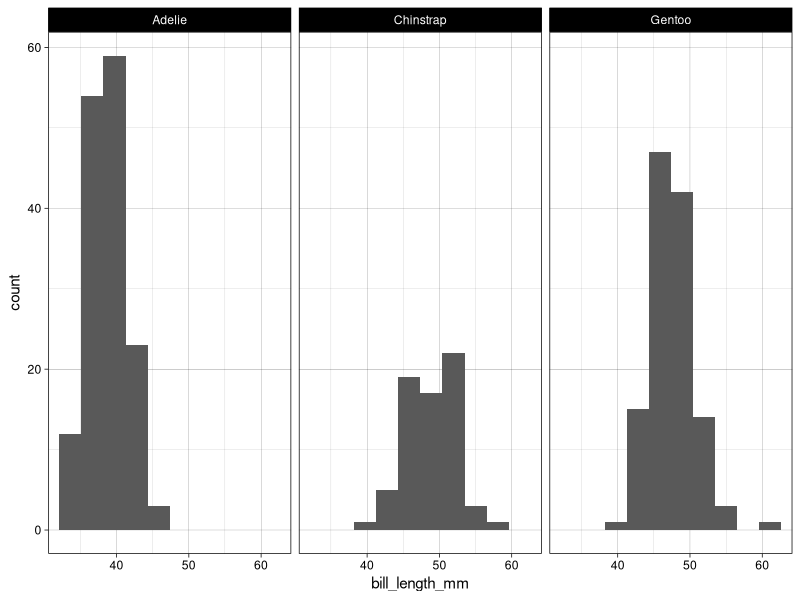
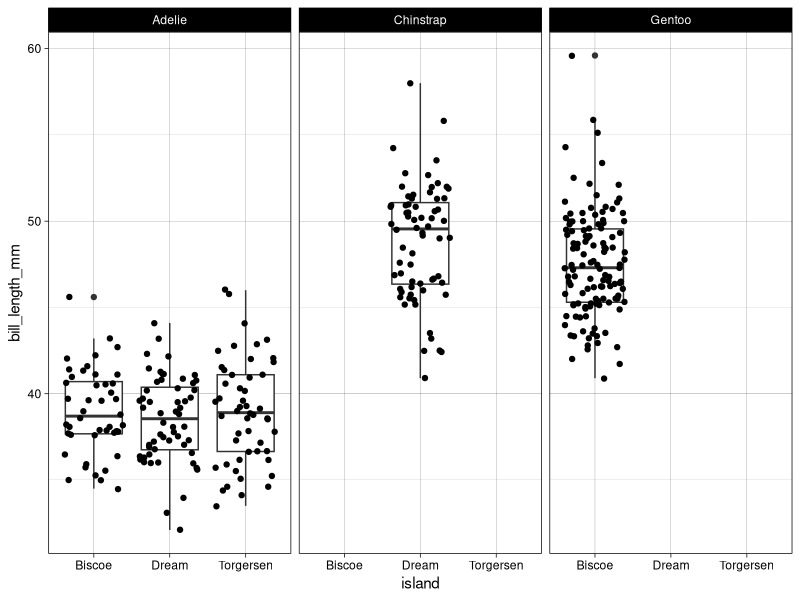
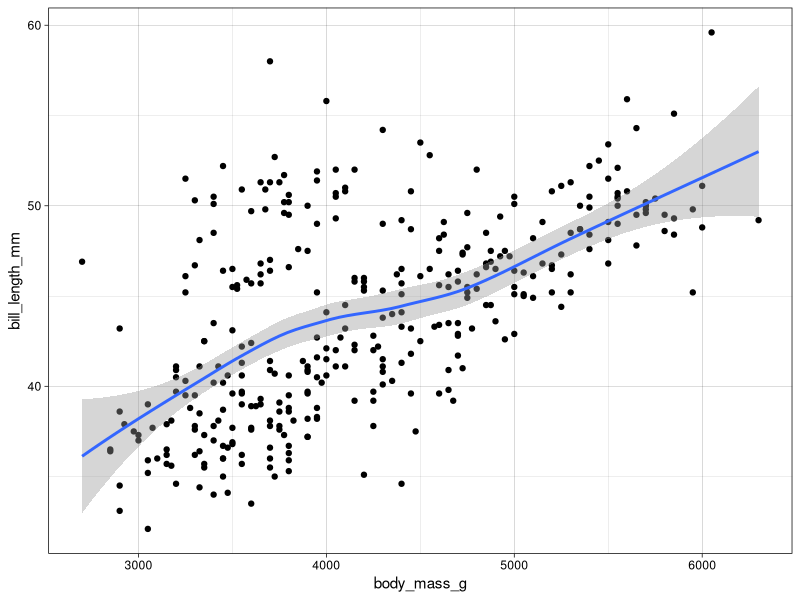
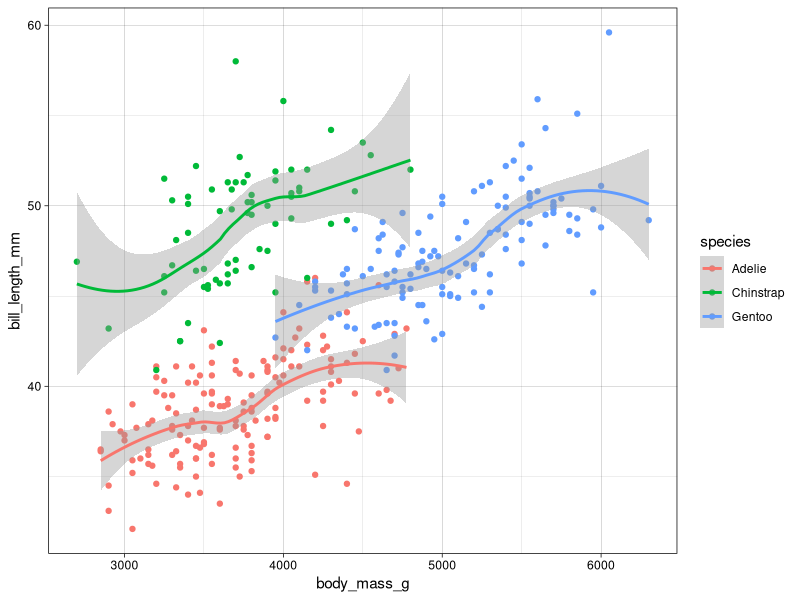
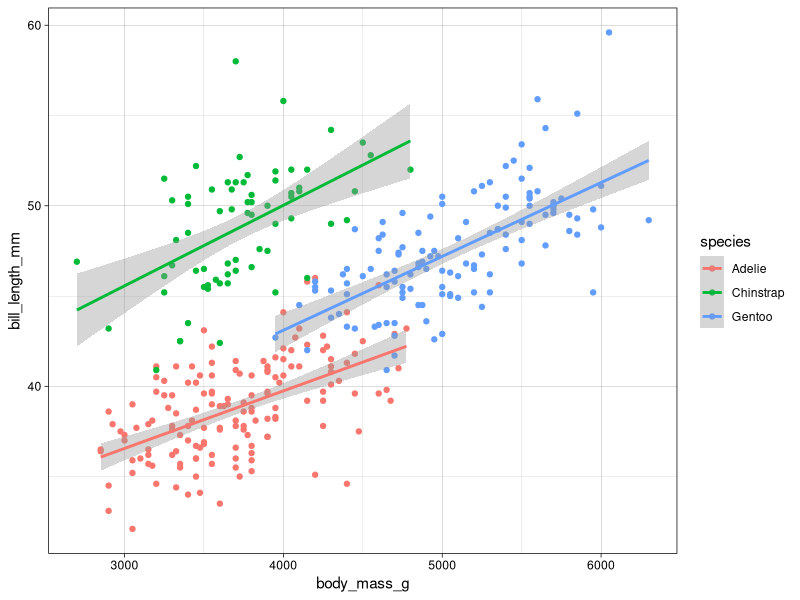
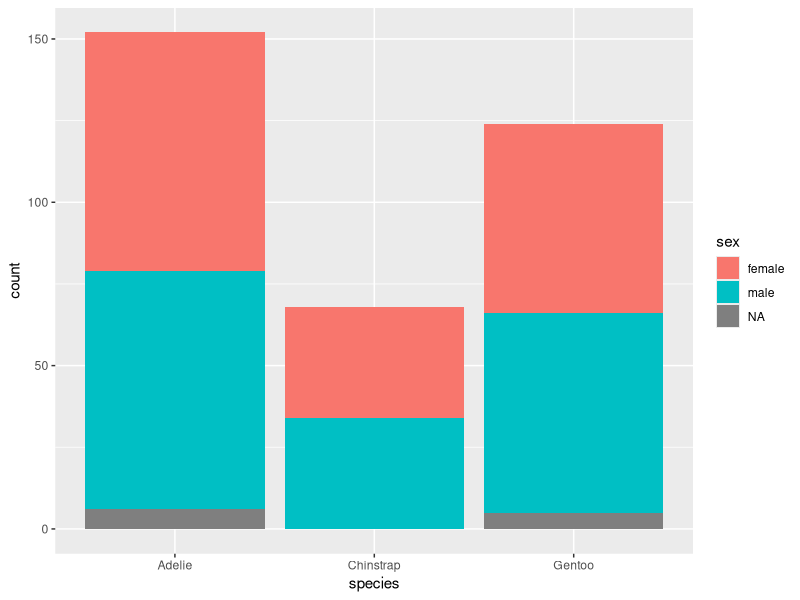

Write the R code that produced these figures, in order.
## ---- chunk 1
library(tidyverse)
library(palmerpenguins)
## ---- chunk 2
colnames(penguins)
## ---- chunk 3
ggplot(data = penguins) +
  geom_histogram(mapping = aes(x = bill_length_mm), bins = 10) +
  facet_wrap(~species) +
  theme_linedraw()
## ---- chunk 4
ggplot(data = penguins) +
  geom_boxplot(mapping = aes(x = island, y = bill_length_mm)) +
  geom_jitter(mapping = aes(x = island, y = bill_length_mm)) +
  facet_wrap(~species) +
  theme_linedraw()
## ---- chunk 5
ggplot(data = penguins) +
  geom_point(mapping = aes(x = body_mass_g, y = bill_length_mm)) +
  geom_smooth(mapping = aes(x = body_mass_g, y = bill_length_mm)) +
  theme_linedraw()
## ---- chunk 6
ggplot(data = penguins) +
  geom_point(mapping = aes(x = body_mass_g, y = bill_length_mm, color = species)) +
  geom_smooth(mapping = aes(x = body_mass_g, y = bill_length_mm, color = species)) +
  theme_linedraw()
## ---- chunk 7
ggplot(data = penguins) +
  geom_point(mapping = aes(x = body_mass_g, y = bill_length_mm, color = species)) +
  geom_smooth(mapping = aes(x = body_mass_g, y = bill_length_mm, color = species), method = lm) +
  theme_linedraw()
## ---- chunk 8
ggplot(data = penguins) +
  geom_bar(mapping = aes(x = species, fill = sex))
